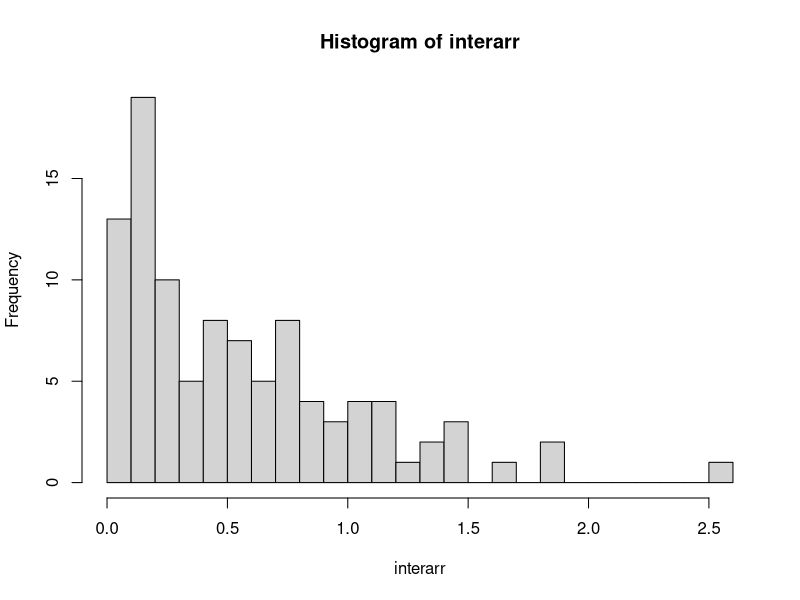

Reproduce this figure in R. (Note: this script raises an error after producing the figure.)
library(ggplot2)

x.value = matrix(0, nrow = 5, ncol = 100)
y.value = matrix(0, nrow = 5, ncol = 100)

for (j in 1:5){
  x = rexp(100,2)
  m = cumsum(x)
  h = 1:100
  for (i in 1:100){
    x.value[j,i] = m[i] 
  }
}
k=array()
for(i in 1:100){
  k[i] = m[i]
}
x.value
y.value

arr = c(0,x.value[1,])
interarr = array()
for (i in 1:100){
  interarr[i] = arr[i+1] - arr[i]
}

hist(interarr,breaks = 20)

if (i == 1){
  plot(x.value[i,], resi.value[i,], xlim = range(x.value[i,]), ylim = range(resi.value[i,]),
       xlab="t", ylab="N(t)-E(N(t))", main = "Residuals Plot", col = colors[i], pch=16)
  m = x.value[i,]
  resi = resi.value[i,]
  lines(m[order(m)], resi[order(m)], xlim=range(m), ylim=range(resi), pch=16, col = colors[i])
}
if (i > 1){
  plot(x.value[i,], resi.value[i,], xlim = range(x.value[i,]), ylim = range(resi.value[i,]),
       xlab="t", ylab="N(t)-E(N(t))", main = "Residuals Plot", col = colors[i], pch=16)
  m = x.value[i,]
  resi = resi.value[i,]
  lines(m[order(m)], resi[order(m)], xlim=range(m), ylim=range(resi), pch=16, col = colors[i])
}

for (i in 1:2){
  if (i == 1){
    plot(x.value[i,], resi.value[i,], xlim = range(x.value[i,]), ylim = range(resi.value[i,]),
         xlab="t", ylab="N(t)-E(N(t))", main = "Residuals Plot", col = colors[i], pch=16)
    m = x.value[i,]
    resi = resi.value[i,]
    lines(m[order(m)], resi[order(m)], xlim=range(m), ylim=range(resi), pch=16, col = colors[i])
  }
  if (i > 1){
    plot(x.value[i,], resi.value[i,], xlim = range(x.value[i,]), ylim = range(resi.value[i,]),
         xlab="t", ylab="N(t)-E(N(t))", main = "Residuals Plot", col = colors[i], pch=16)
    m = x.value[i,]
    resi = resi.value[i,]
    lines(m[order(m)], resi[order(m)], xlim=range(m), ylim=range(resi), pch=16, col = colors[i])
  }
}

x.value = matrix(0, nrow = 100, ncol = 5)
y.value = matrix(0, nrow = 100, ncol = 5)
arr = matrix(0,nrow=100,ncol=5)
for (i in 1:5){
  x = rexp(100,2)
  m = cumsum(x)
  for (j in 1:100){
    x.value[j,i] = m[j] 
  }
  
}

arr = rbind(matrix(0,nrow=1,ncol=5),x.value)
inter.arr = matrix(0,100,5)

for (i in 1:5){
  for (j in 1:100){
    inter.arr[j,i] = arr[j+1,i] - arr[j,i]
  } 
}

colnames(inter.arr) = c("a","b","c","d","e")
for(i in 1:5){
  if (i == 1){
    hist(inter.arr[,1],breaks = 20,method = "stack")
  }
  if(i > 1){
    
  }
}